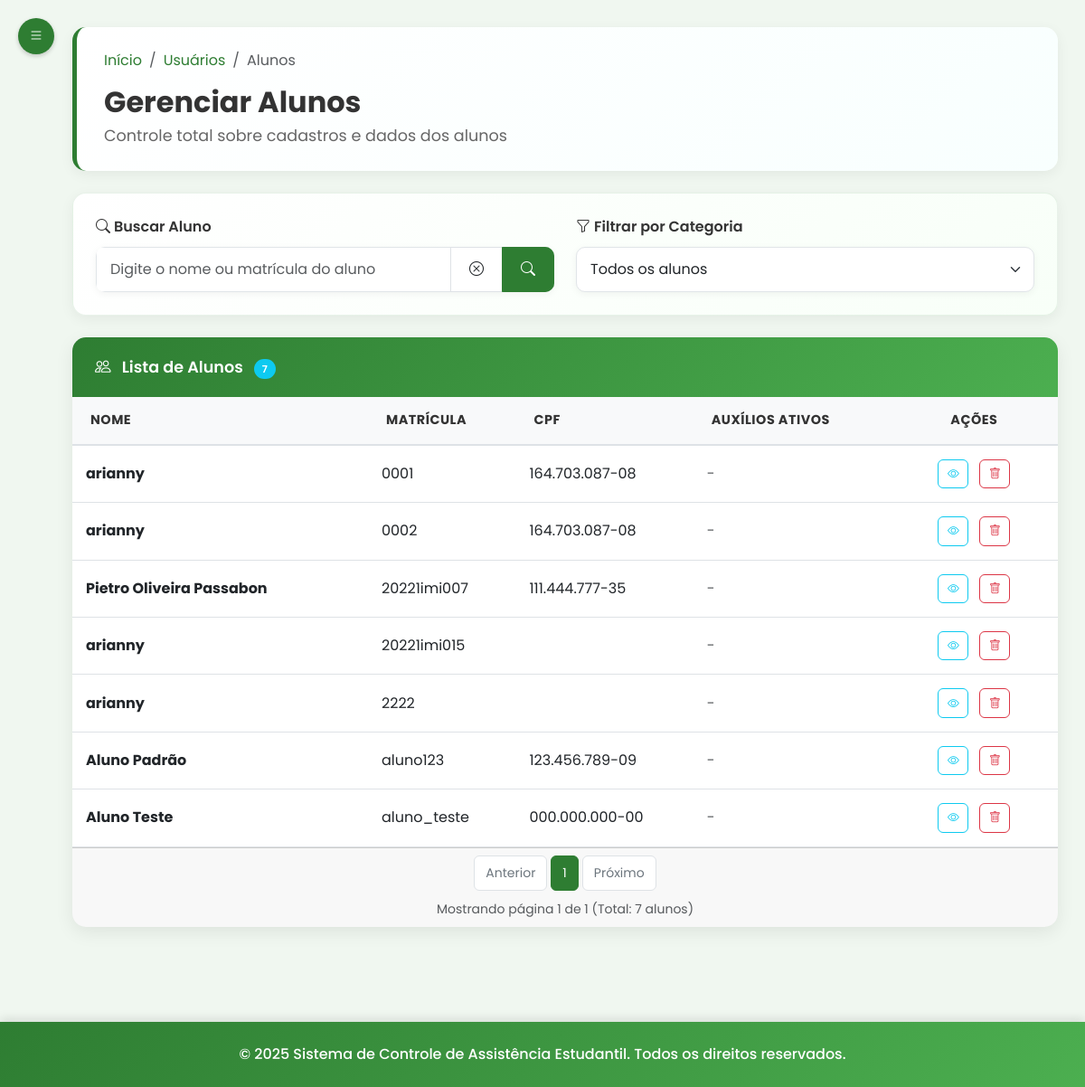
The app's page /admin/usuarios/alunos (signed in) with its own data.
### tables this page shows
CREATE TABLE usuario (
id_usuario INTEGER PRIMARY KEY AUTOINCREMENT,
nome TEXT NOT NULL,
matricula TEXT UNIQUE NOT NULL,
email TEXT NOT NULL UNIQUE,
senha TEXT NOT NULL,
perfil TEXT NOT NULL DEFAULT 'aluno',
foto TEXT,
token_redefinicao TEXT,
data_token TIMESTAMP,
data_cadastro TIMESTAMP DEFAULT CURRENT_TIMESTAMP
);

### routes/admin/usuarios_routes.py (the view)
@router.get("/usuarios/alunos")
@requer_autenticacao("admin")
async def get_usuario_aluno(request: Request, usuario_logado: dict = None, pagina: int = 1, filtro: str = ""):
    admin = usuario_repo.obter_usuario_por_matricula(usuario_logado['matricula'])
    por_pagina = 20
    if filtro == "beneficiados":
        alunos = aluno_repo.obter_beneficiados_por_pagina(pagina, por_pagina)
        total_alunos = aluno_repo.contar_beneficiados()
    elif filtro == "nao_beneficiados":
        alunos = aluno_repo.obter_nao_beneficiados_por_pagina(pagina, por_pagina)
        total_alunos = aluno_repo.contar_nao_beneficiados()
    else:
        alunos = aluno_repo.obter_alunos_por_pagina(pagina, por_pagina)
        total_alunos = aluno_repo.contar_todos()
    import math
    total_paginas = math.ceil(total_alunos / por_pagina)
    alunos_dict = [
        {
            "id_usuario": a.id_usuario,
            "nome": a.nome,
            "matricula": a.matricula,
            "email": a.email,
            "cpf": a.cpf if a.cpf else "",
            "telefone": a.telefone if a.telefone else "",
            "curso": a.curso if a.curso else "",
            "data_nascimento": a.data_nascimento if a.data_nascimento else "",
            "filiacao": a.filiacao if a.filiacao else "",
            "cep": a.cep if a.cep else "",
            "cidade": a.cidade if a.cidade else "",
            "bairro": a.bairro if a.bairro else "",
            "rua": a.rua if a.rua else "",
            "numero": a.numero if a.numero else "",
            "estado": a.estado if a.estado else "",
            "complemento": a.complemento if a.complemento else "",
            "nome_banco": a.nome_banco if a.nome_banco else "",
            "agencia_bancaria": a.agencia_bancaria if a.agencia_bancaria else "",
            "numero_conta_bancaria": a.numero_conta_bancaria if a.numero_conta_bancaria else "",
            "renda_familiar": a.renda_familiar if a.renda_familiar else 0,
            "quantidade_pessoas": a.quantidade_pessoas if a.quantidade_pessoas else 0,
            "renda_per_capita": a.renda_per_capita if a.renda_per_capita else 0,
            "situacao_moradia": a.situacao_moradia if a.situacao_moradia else "",
            "aprovado": a.aprovado if hasattr(a, 'aprovado') else False,
            "perfil": a.perfil,
            "auxilios": a.auxilios if hasattr(a, 'auxilios') and a.auxilios else None
        }
        for a in alunos
    ]
    response = templates.TemplateResponse("/admin/usuario_aluno.html", {
        "request": request,
        "admin": admin,
        "alunos": alunos_dict,
        "total_alunos": total_alunos,
        "pagina_atual": pagina,
        "total_paginas": total_paginas,
        "por_pagina": por_pagina,
        "filtro_atual": filtro
    })
    return response

### templates/admin/usuario_aluno.html (shortened to what this page needs)
{% extends "base_admin.html" %}
{% block head %}
    <link rel="stylesheet" href="/static/css/usuario_aluno.css" />
{% endblock %}
{% block content %}
        <div class="page-header mb-4">
            <nav aria-label="breadcrumb">
                <ol class="breadcrumb">
                    <li class="breadcrumb-item"><a href="/admin/inicio">Início</a></li>
                    <li class="breadcrumb-item"><a href="/admin/usuarios">Usuários</a></li>
                    <li class="breadcrumb-item active" aria-current="page">Alunos</li>
                </ol>
            </nav>
            <div class="d-flex justify-content-between align-items-center">
                <div>
                    <h2 class="page-title">Gerenciar Alunos</h2>
                    <p class="page-subtitle">Controle total sobre cadastros e dados dos alunos</p>
                </div>
            </div>
        </div>
        <div class="search-filter-section mb-4">
            <div class="row">
                <div class="col-md-6">
                    <div class="search-box">
                        <label for="searchStudent" class="form-label">
                            <i class="bi bi-search me-1"></i>Buscar Aluno
                        </label>
                        <div class="input-group">
                            <input type="text" class="form-control" id="searchStudent" placeholder="Digite o nome ou matrícula do aluno">
                            <button class="btn btn-outline-light bg-white text-dark border" type="button" onclick="clearSearch()" title="Limpar busca">
                                <i class="bi bi-x-circle"></i>
                            </button>
                            <button class="btn btn-outline-success" type="button" onclick="searchStudent()">
                                <i class="bi bi-search"></i>
                            </button>
                        </div>
                    </div>
                </div>
                <div class="col-md-6">
                    <div class="filter-section">
                        <label for="filterCategory" class="form-label">
                            <i class="bi bi-funnel me-1"></i>Filtrar por Categoria
                        </label>
                        <select class="form-select" id="filterCategory" onchange="filterStudentsReal()">
                            <option value="" {% if filtro_atual == "" %}selected{% endif %}>Todos os alunos</option>
                        </select>
                    </div>
                </div>
            </div>
        </div>
        <div class="students-list-card">
            <div class="card">
                <div class="card-header d-flex justify-content-between align-items-center">
                    <div>
                        <i class="bi bi-people me-2"></i>
                        <span>Lista de Alunos</span>
                        <span class="badge bg-info ms-2" id="studentsCount">{{ total_alunos }}</span>
                    </div>
                </div>
                <div class="card-body p-0">
                    <div class="table-responsive">
                        <table class="table table-hover mb-0" id="studentsTable">
                            <thead class="table-header">
                                <tr>
                                    <th style="width: 30%;">Nome</th>
                                    <th style="width: 15%;">Matrícula</th>
                                    <th style="width: 18%;">CPF</th>
                                    <th style="width: 20%;">Auxílios Ativos</th>
                                    <th style="width: 17%; text-align: center;">Ações</th>
                                </tr>
                            </thead>
                            <tbody id="studentsTableBody">
                                {% for aluno in alunos %}
                                <tr>
                                    <td style="padding: 15px;"><strong>{{ aluno.nome }}</strong></td>
                                    <td style="padding: 15px;">{{ aluno.matricula }}</td>
                                    <td style="padding: 15px;">{{ aluno.cpf }}</td>
                                    <td style="padding: 15px;">
                                        {% if aluno.auxilios %}
                                            {% for auxilio in aluno.auxilios.split(',') %}
                                                <span class="badge bg-success me-1">{{ auxilio }}</span>
                                            {% endfor %}
                                        {% else %}
                                            <span class="text-muted">-</span>
                                        {% endif %}
                                    </td>
                                    <td style="padding: 15px;">
                                        <div class="action-buttons" style="display: flex; gap: 8px; justify-content: center;">
                                            <button class="btn btn-sm btn-outline-info" onclick="viewStudent({{ aluno.id_usuario }})">
                                                <i class="bi bi-eye"></i>
                                            </button>
                                            <button class="btn btn-sm btn-outline-danger" onclick="deleteStudent({{ aluno.id_usuario }})">
                                                <i class="bi bi-trash"></i>
                                            </button>
                                        </div>
                                    </td>
                                </tr>
                                {% endfor %}
                            </tbody>
                        </table>
                    </div>
                </div>
                <div class="card-footer">
                    <nav aria-label="Navegação da lista de alunos">
                        <ul class="pagination pagination-sm justify-content-center mb-0" id="paginationControls">
                        </ul>
                    </nav>
                    <div class="text-center mt-2">
                        <small class="text-muted">
                            Mostrando página {{ pagina_atual }} de {{ total_paginas }} (Total: {{ total_alunos }} alunos)
                        </small>
                    </div>
                </div>
            </div>
        </div>
    </div>
{% endblock %}

### static/css/dashboard_admin.css (style rules this page uses)
:root { --ifes-green: #2E7D32; --ifes-red: #C62828; --ifes-light-green: #4CAF50; --ifes-light-gray: #f5f7f5; --ifes-dark-gray: #333333; --ifes-bg-color: #f0f7f0; --ifes-hover-bg: #e8f5e8; --ifes-blue: #1976D2; --ifes-orange: #FFB74D; --ifes-purple: #7B1FA2; }
body, body *, h1, h2, h3, h4, h5, h6, .card, .btn, .modal, .sidebar, p, span, div, a, label, input, textarea, select { font-family: 'Poppins', Arial, Helvetica, sans-serif !important; }
body { background-color: #f0f7f0 !important; }
.card { border: none; border-radius: 12px; box-shadow: 0 4px 15px rgba(0, 0, 0, 0.06); margin-bottom: 25px; transition: all 0.3s cubic-bezier(0.4, 0, 0.2, 1); transform: translateY(0); cursor: pointer; overflow: hidden; }
.card-header { background: linear-gradient(135deg, var(--ifes-green) 0%, var(--ifes-light-green) 100%); color: white; border-radius: 12px 12px 0 0 !important; padding: 18px 25px; font-weight: 600; font-size: 1.1rem; border-bottom: none; }
.card-body { padding: 25px; }
.table-responsive { flex: 1 1 auto; overflow-y: auto; }
.action-buttons { display: flex; gap: 8px; justify-content: center; }
.action-buttons .btn { padding: 0.4rem 0.7rem; font-size: 0.85rem; border-radius: 8px; transition: all 0.2s ease; }
.badge { font-size: 0.8rem; padding: 0.5em 0.8em; border-radius: 25px; font-weight: 600; text-transform: uppercase; letter-spacing: 0.5px; }
.card, .stats-card { animation: fadeInScale 0.6s ease-out; }
.card-header .badge { font-size: 11px; }

### static/css/usuario_aluno.css (style rules this page uses)
:root { --alunos-blue: #1976D2; --alunos-orange: #FFB74D; --alunos-purple: #7B1FA2; --alunos-teal: #00ACC1; --alunos-indigo: #3F51B5; --light-blue: #E3F2FD; --light-orange: #FFF8E1; --light-purple: #F3E5F5; --light-teal: #E0F7FA; }
.page-header { background: linear-gradient(135deg, white 0%, #f8fffe 100%); border-radius: 15px; padding: 25px 30px; margin-bottom: 30px; border-left: 5px solid var(--ifes-green); box-shadow: 0 4px 15px rgba(0, 0, 0, 0.06); }
.breadcrumb { background: none; padding: 0; margin-bottom: 15px; }
.breadcrumb-item a { color: var(--ifes-green); text-decoration: none; }
.page-title { color: var(--ifes-dark-gray); font-weight: 700; font-size: 2rem; margin-bottom: 5px; }
.page-subtitle { color: #666; font-size: 1.1rem; margin-bottom: 0; }
.search-filter-section { background: linear-gradient(135deg, white 0%, #f8fff8 100%); border-radius: 15px; padding: 25px; border: 1px solid rgba(46, 125, 50, 0.1); box-shadow: 0 4px 15px rgba(0, 0, 0, 0.06); }
.search-box .form-label, .filter-section .form-label { color: var(--ifes-dark-gray); font-weight: 600; margin-bottom: 10px; }
.search-box .input-group { box-shadow: 0 2px 8px rgba(0, 0, 0, 0.05); border-radius: 10px; overflow: hidden; }
.search-box .form-control { border: 1px solid #e1e5e9; border-right: none; padding: 12px 15px; }
.search-box .btn { border-left: none; border: 1px solid var(--ifes-green); background: var(--ifes-green); color: white; padding: 12px 20px; }
.filter-section .form-select { border: 1px solid #e1e5e9; border-radius: 10px; padding: 12px 15px; box-shadow: 0 2px 8px rgba(0, 0, 0, 0.05); }
.students-list-card .card { border-radius: 15px; overflow: hidden; box-shadow: 0 6px 20px rgba(0, 0, 0, 0.08); }
.students-list-card .card-header { background: linear-gradient(135deg, var(--ifes-green), var(--ifes-light-green)); color: white; padding: 20px 25px; border-bottom: none; }
.table-header th { background-color: #f8f9fa; border-top: none; font-weight: 700; color: var(--ifes-dark-gray); padding: 15px 20px; font-size: 0.9rem; text-transform: uppercase; letter-spacing: 0.5px; border-bottom: 2px solid #dee2e6; }
.students-list-card .table td { padding: 15px 20px; vertical-align: middle; border-top: 1px solid #f1f3f4; }
.students-list-card .table tbody tr { transition: all 0.2s ease; }
.action-buttons .btn { padding: 0.35rem 0.6rem; font-size: 0.8rem; border-radius: 6px; margin: 0 2px; transition: all 0.2s ease; }

### templates/base_admin.html (style rules this page uses)
* { font-family: 'Poppins', Arial, Helvetica, sans-serif !important; }

### records on screen
usuario: nome "arianny", matricula "0001", cpf "164.703.087-08"
usuario: nome "arianny", matricula "0002", cpf "164.703.087-08"
usuario: nome "Pietro Oliveira Passabon", matricula "20221imi007", cpf "111.444.777-35"
usuario: nome "arianny", matricula "20221imi015"
usuario: nome "arianny", matricula "2222"
usuario: nome "Aluno Padrão", matricula "aluno123", cpf "123.456.789-09"
usuario: nome "Aluno Teste", matricula "aluno_teste", cpf "000.000.000-00"

### other values on screen
{{ total_alunos }} "7"
{{ pagina_atual }} "1"
{{ total_paginas }} "1"
